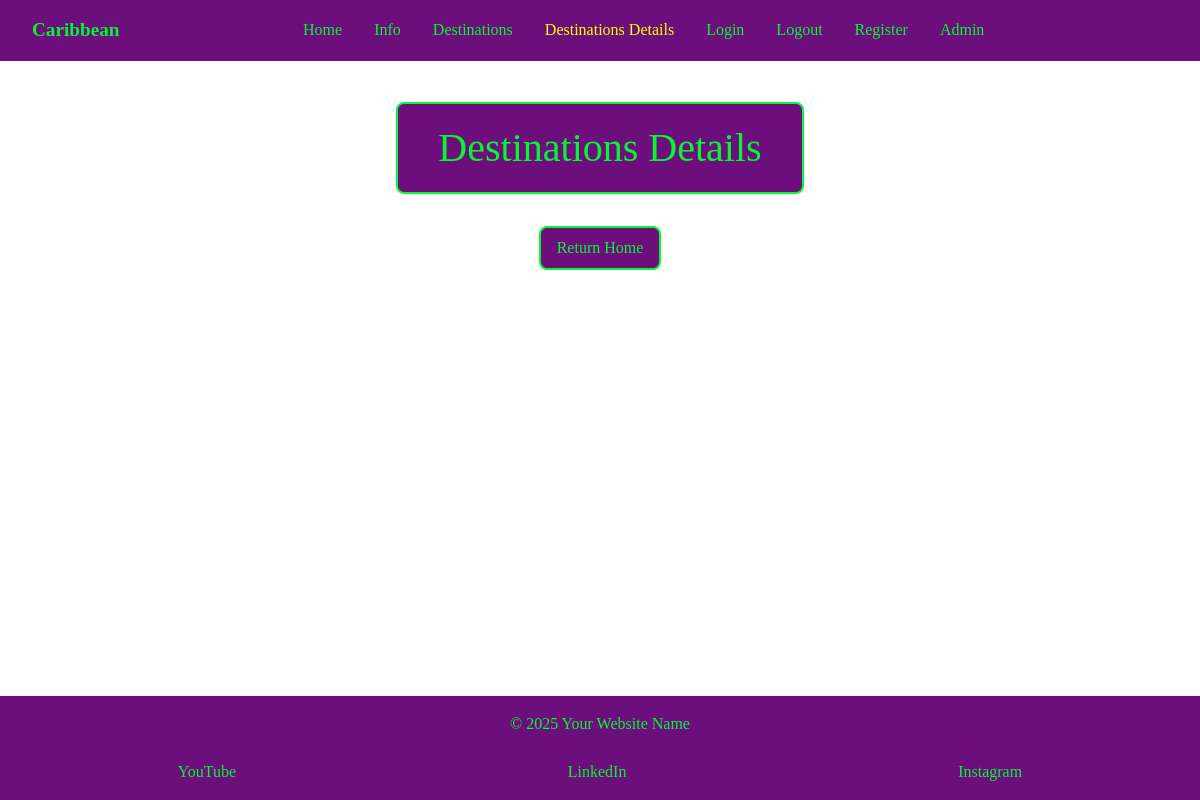
Page /destinations-details/3/ on the earlier database version.
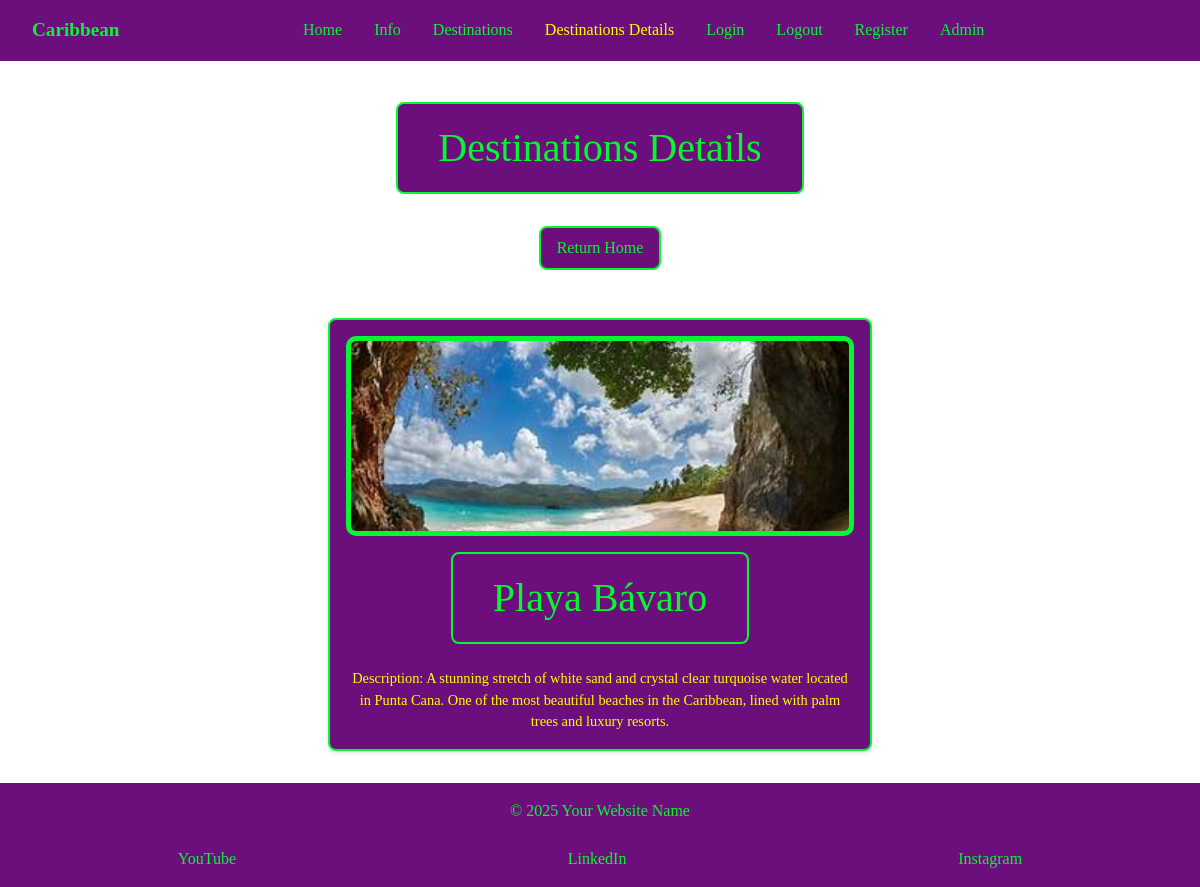
Same page on the later database version.
### caribbean_tours/models.py (models this page shows, shortened)
class Places(models.Model):
    card = models.ForeignKey(CardText,
                             on_delete=models.CASCADE, null=True, blank=True)
    destinations = models.CharField(max_length=50)
    content = models.TextField()
    image_name = models.CharField(
        max_length=100,
        help_text="Enter file name (eg Cancun).",
        default="default.jpg",
        blank=True
    )
    class Meta:
        verbose_name = 'Place'
        verbose_name_plural = 'Places'

### caribbean_tours/views.py (the view)
def destinations_details(request, pk):
    card = get_object_or_404(CardText, id=pk)
    places = Places.objects.filter(card=card)
    return render(request,
                  'destinations-details.html',
                  {'active_tab': 'destinations_details',
                   'card': card,
                   'places': places})

### caribbean_tours/templates/destinations-details.html (shortened to what this page needs)
{% extends 'base.html' %}
{% load static %}
{% block content %}
<h1 class="color">Destinations Details</h1>
<p>
    <a class="color-return" href="{% url 'index' %}">Return Home</a>
</p>
<div class="cards-container">
    {% for place in places %}
    <div class="card" data-url="{% url 'destinations-details' pk=card.id %}" onclick="window.location = this.dataset.url">
        <img src="{% static 'images/' %}{{ place.image_name }}" alt="{{ place.title }}">
        <h1 class="color">{{ place.destinations }}</h1>
        <p>{{ place.content }}</p>
    </div>
    {% endfor %}
</div>
{% endblock %}

Differences in the rows shown:
added Places: image_name (picture), destinations "Playa Bávaro", content "Description: A stunning stretch of white sand and crystal clear turquoise water located in Punta Cana. One of the most beautiful beaches in the Caribbean, lined with palm trees and luxury resorts."
